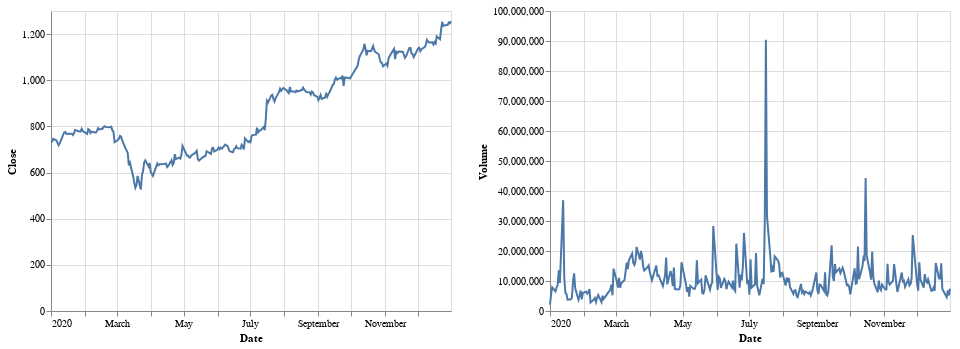

Notebook code for this chart:
### Markdown cell above
### Closing price vs Volume for WIPRO stock

### Code cell
price = (alt.Chart(stocks[stocks.Symbol=='INFY.NS']).mark_line().encode(x='Date',y='Close'))

volume = (alt.Chart(stocks[stocks.Symbol=='INFY.NS']).mark_line().encode(x='Date', y='Volume'))

price | volume

### Figure 1 — Vega-Lite specification as saved in the notebook (floating-point values rounded to 4 significant figures; data arrays with more than 128 entries replaced by an {"elided": "..."} marker saying what was removed)
{"config": {"view": {"continuousWidth": 400, "continuousHeight": 300}}, "hconcat": [{"data": {"name": "data-729414572fec65aead38a22692cd8bfb"}, "mark": "line", "encoding": {"x": {"type": "temporal", "field": "Date"}, "y": {"type": "quantitative", "field": "Close"}}}, {"data": {"name": "data-729414572fec65aead38a22692cd8bfb"}, "mark": "line", "encoding": {"x": {"type": "temporal", "field": "Date"}, "y": {"type": "quantitative", "field": "Volume"}}}], "$schema": "https://vega.github.io/schema/vega-lite/v4.8.1.json", "datasets": {"data-729414572fec65aead38a22692cd8bfb": {"elided": "250 records"}}}
